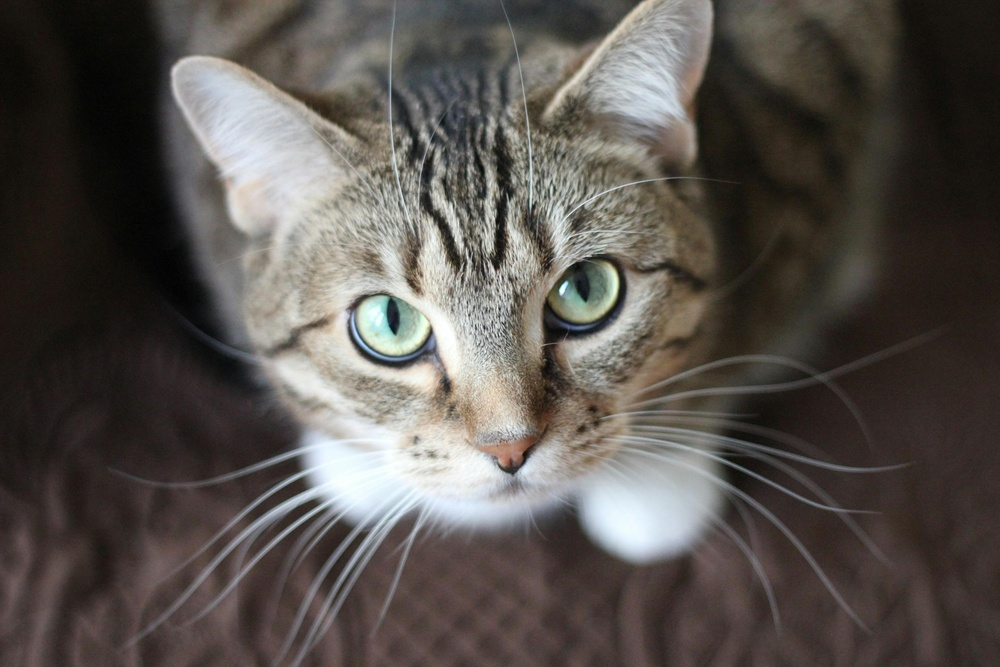
#> input picture HomeWork_01/Cat_0.jpg, 1000 x 667 px, shrunk from 3456 x 2304 before the run
$ jupyter execute hw_1.ipynb
#> lines starting #> are read from the running program, lines starting #| are printed output that depends on the picture
[cell 1]
import cv2
import numpy as np
from matplotlib import pyplot as plt
plt.rcParams['figure.figsize'] = [15, 10]

[cell 2]
from PIL import Image
# Load an image (you can freely chose any image you like)
img = Image.open('Cat_0.jpg')
#> img is the input picture: PIL image 1000x667 RGB; mean R, G, B 87.6, 82.3, 77.8
# Convert it to RGB
img = img.convert('RGB')
# Plot it
plt.imshow(img)

[cell 3]
# Load an image using PIL and convert it to a format compatible with OpenCV
img = Image.open('Cat_2.jpg')
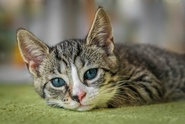
#> input picture HomeWork_01/Cat_2.jpg, 185 x 124 px, shrunk from 640 x 427 before the run
#> img is the input picture: PIL image 185x124 RGB; mean R, G, B 119.1, 116.1, 93.2
img = img.convert('RGB')
img = np.array(img)

# Split the image into the three color channels
blue, green, red = cv2.split(img)
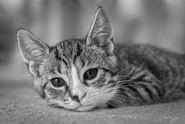
#> blue: shape (124, 185); min 0, max 244, mean 119.1
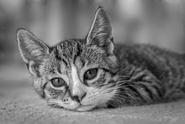
#> green: shape (124, 185); min 1, max 241, mean 116.1
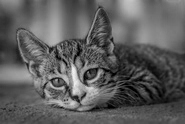
#> red: shape (124, 185); min 0, max 241, mean 93.2

# Compose the image in the RGB color space
img1 = cv2.merge([red, green, blue])

# Compose the image in the RBG color space
img2 = cv2.merge([red, blue, green])
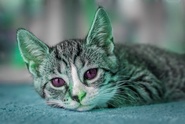
#> img2: shape (124, 185, 3); mean of channels 0, 1, 2 93.2, 119.1, 116.1; drawn as R, G, B

# Compose the image in the GRB color space
img3 = cv2.merge([green, red, blue])
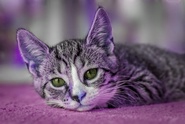
#> img3: shape (124, 185, 3); mean of channels 0, 1, 2 116.1, 93.2, 119.1; drawn as R, G, B

# Compose the image in the BGR color space
img4 = cv2.merge([blue, green, red])

# Create the collage
out1 = np.hstack([img1, img2])
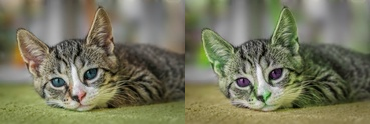
#> out1: shape (124, 370, 3); mean B, G, R 93.2, 117.6, 117.6
out2 = np.hstack([img3, img4])
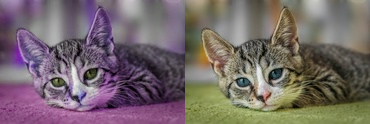
#> out2: shape (124, 370, 3); mean of channels 0, 1, 2 117.6, 104.6, 106.1; drawn as R, G, B
out = np.vstack([out1, out2])
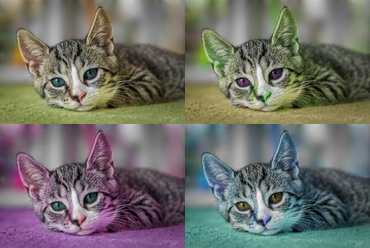
#> out: shape (248, 370, 3); mean B, G, R 105.4, 111.1, 111.9

# Convert the final collage image to RGB for plotting with matplotlib
out = cv2.cvtColor(out, cv2.COLOR_BGR2RGB)

# Plot the collage
plt.imshow(out)
plt.axis('off')  # Hide axes
plt.show()
